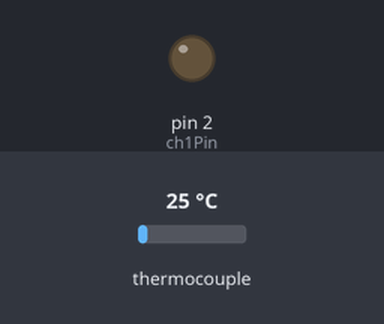
The sketch below on a simulated Arduino Uno, built with avr-gcc and run on an emulated ATmega328P. On the bench: output pins drawn as LEDs (lit = HIGH). Inputs (shaded band) come from the test bench; at power-on: thermocouple 25 °C. What the sketch prints to the serial monitor is not drawn.

Above: at 0.1 s.
At 1.1 s:
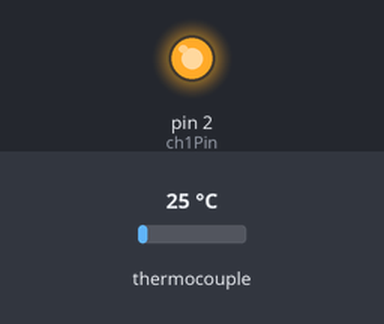
Timing chart, 0 to 2.6 s (numbered marks = the images above):
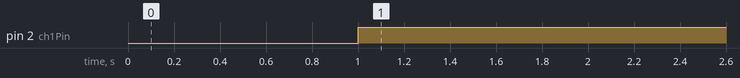

The sketch:

max6675_seguridad.ino
```cpp
#include "max6675.h"

int S0 = 5;
int CS = 6;
int sck = 7;
int ch1Pin = 2;
int triggerType = HIGH;
int ssrON, ssrOFF;
float temp_eval = 85.0;

MAX6675 module(sck, CS, S0);

void setup() {
    Serial.begin(115200);
    pinMode(ch1Pin, OUTPUT);
    if (triggerType == HIGH) {
        ssrON = HIGH;
        ssrOFF = LOW;
    } else {
        ssrON = LOW;
        ssrOFF = HIGH;
    }
    digitalWrite(ch1Pin, ssrOFF);
}

void loop() {
    float Temperatura = module.readCelsius();
    Serial.print("Temperatura: ");
    Serial.print(Temperatura);
    Serial.println(F("C"));
    delay(1000);
    while (Temperatura >= temp_eval) {
        digitalWrite(ch1Pin, ssrOFF);
    }
    if (Temperatura < temp_eval) {
        digitalWrite(ch1Pin, ssrON);
    }
    delay(5000);
}
```

Measured:
- by itself, pin 2 (ch1Pin): LOW → HIGH at 1.0 s
